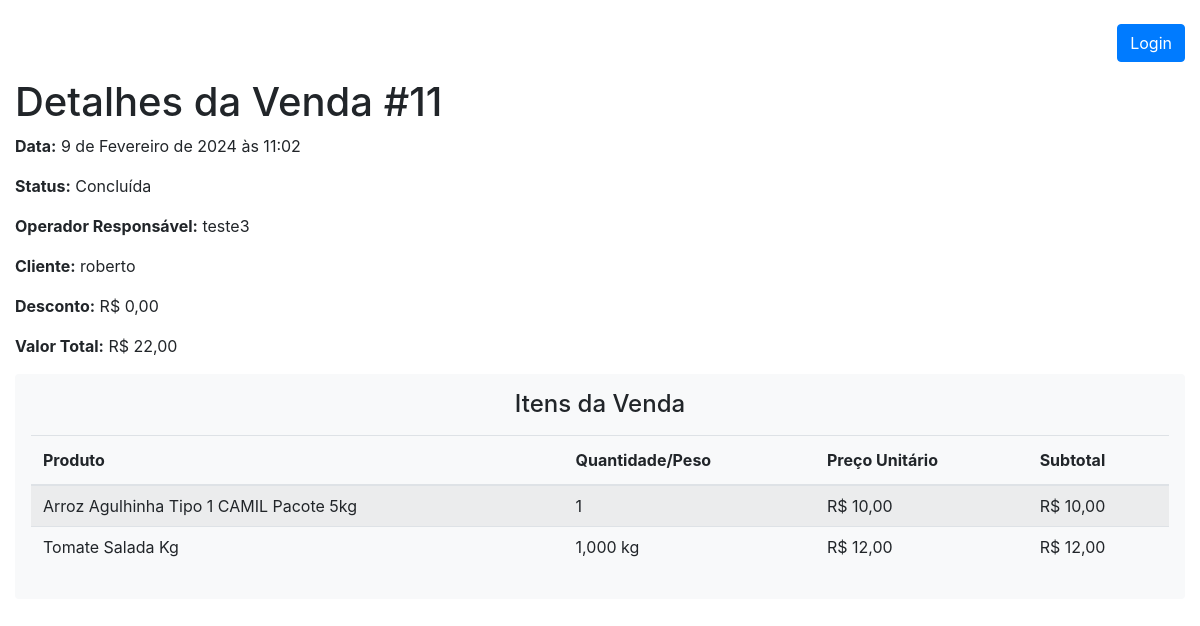
The app's page /pdvweb/detalhes_venda/11/ with its own data.
### pdvweb/models.py (models this page shows, shortened)
class Venda(models.Model):
    STATUS_PENDENTE = 'pendente'
    STATUS_CONCLUIDA = 'concluida'
    STATUS_CANCELADA = 'cancelada'
    STATUS_CHOICES = [
        (STATUS_PENDENTE, 'Pendente'),
        (STATUS_CONCLUIDA, 'Concluída'),
        (STATUS_CANCELADA, 'Cancelada'),
    ]
    data = models.DateTimeField(auto_now_add=True)
    status = models.CharField(
        max_length=20, choices=STATUS_CHOICES, default=STATUS_PENDENTE)
    valor_total = models.DecimalField(
        max_digits=10, decimal_places=2, default=0.0)
    desconto = models.DecimalField(max_digits=5, decimal_places=2, default=0.0)
    operador = models.ForeignKey(
        'Operador', on_delete=models.SET_NULL, null=True)
    cliente = models.ForeignKey(
        'Cliente', on_delete=models.SET_NULL, null=True)

class Operador(models.Model):
    nome = models.CharField(max_length=255)
    email = models.EmailField()
    telefone = models.CharField(max_length=20, blank=True, null=True)
    usuarios = models.ManyToManyField(
        'CustomUser', related_name='operadores', blank=True)

class Cliente(models.Model):
    nome = models.CharField(max_length=255)
    email = models.EmailField()
    telefone = models.CharField(max_length=20, blank=True, null=True)
    cpf = models.CharField(max_length=14, unique=True,
                           default='000.000.000-00')

class ItemVenda(models.Model):
    venda = models.ForeignKey(Venda, on_delete=models.CASCADE)
    preco_unitario = models.DecimalField(
        max_digits=10, decimal_places=2, default=0.0)
    subtotal = models.DecimalField(
        max_digits=10, decimal_places=2, default=0.0)
    produto_por_quantidade = models.ForeignKey(
        ProdutoPorQuantidade, on_delete=models.CASCADE, null=True, blank=True)
    produto_por_peso = models.ForeignKey(
        ProdutoPorPeso, on_delete=models.CASCADE, null=True, blank=True)
    quantidade = models.PositiveIntegerField(
        validators=[MinValueValidator(1)], null=True, blank=True)
    peso_vendido = models.DecimalField(
        max_digits=10, decimal_places=3, default=0.0, null=True, blank=True)

class ProdutoBase(models.Model):
    codigo = models.CharField(max_length=10, unique=False, blank=True)
    nome = models.CharField(max_length=100, unique=True)
    descricao = models.TextField(blank=True, null=True)
    categoria = models.ForeignKey(
        Categoria, on_delete=models.SET_NULL, null=True, blank=True)
    class Meta:
        abstract = True

class ProdutoPorQuantidade(ProdutoBase):
    preco = models.DecimalField(
        max_digits=10, decimal_places=2, validators=[MinValueValidator(0)])
    estoque = models.PositiveIntegerField(default=0)
    data_criacao = models.DateTimeField(default=timezone.now)

class ProdutoPorPeso(ProdutoBase):
    preco_por_kilo = models.DecimalField(
        max_digits=10, decimal_places=2, validators=[MinValueValidator(0)])
    estoque_em_kilos = models.DecimalField(
        max_digits=10, decimal_places=3, default=0)

### pdvweb/views.py (the view)
# urls.py: path('detalhes_venda/<int:venda_id>/',
def detalhes_venda(request, venda_id):
    venda = get_object_or_404(Venda, pk=venda_id)
    itens_venda = venda.itemvenda_set.all()
    return render(request, 'pdvweb/detalhes_venda.html', {'venda': venda, 'itens_venda': itens_venda})

### pdvweb/templates/pdvweb/detalhes_venda.html
{% extends 'pdvweb/base.html' %}
{% block content %}
<h1>Detalhes da Venda #{{ venda.id }}</h1>
<p><strong>Data:</strong> {{ venda.data }}</p>
<p><strong>Status:</strong> {{ venda.get_status_display }}</p>
<p><strong>Operador Responsável:</strong> {% if venda.operador %}{{ venda.operador.nome }}{% else %}N/A{% endif %}</p>
<p><strong>Cliente:</strong> {% if venda.cliente %}{{ venda.cliente.nome }}{% else %}N/A{% endif %}</p>
<p><strong>Desconto:</strong> R$ {{ venda.desconto }}</p>
<p><strong>Valor Total:</strong> R$ {{ venda.valor_total }}</p>
<div id="itens-da-venda" class="mb-3 shadow p-3 bg-light rounded" style="max-height: 400px; overflow-y: auto;">
  {% if itens_venda %}
  <h4 class="mb-3 text-center">Itens da Venda</h4>
  <div class="table-responsive">
    <table class="table table-striped" style="width: 100%;">
      <thead>
        <tr>
          <th scope="col">Produto</th>
          <th scope="col">Quantidade/Peso</th>
          <th scope="col">Preço Unitário</th>
          <th scope="col">Subtotal</th>
        </tr>
      </thead>
      <tbody style="line-height: 1;">
        {% for item in itens_venda %}
        <tr>
          <td>
            {% if item.produto_por_quantidade %}
            {{ item.produto_por_quantidade.nome }}
            {% else %}
            {{ item.produto_por_peso.nome }}
            {% endif %}
          </td>
          <td>
            {% if item.quantidade %}
            {{ item.quantidade }}
            {% else %}
            {{ item.peso_vendido }} kg
            {% endif %}
          </td>
          <td>R$ {{ item.preco_unitario }}</td>
          <td>R$ {{ item.subtotal }}</td>
        </tr>
        {% endfor %}
      </tbody>
    </table>
  </div>
  {% else %}
  <p class="text-center"><strong>
      <h4 class="text-center">Essa venda não possui itens.</h4>
    </strong></p>
  {% endif %}
</div>
{% endblock %}

### records on screen
Venda: id "11", data "9 de Fevereiro de 2024 às 11:02", status "Concluída", operador.nome "teste3", cliente.nome "roberto", desconto "0,00", valor_total "22,00"
ItemVenda: produto_por_quantidade.nome "Arroz Agulhinha Tipo 1 CAMIL Pacote 5kg", quantidade "1", preco_unitario "10,00", subtotal "10,00"
ItemVenda: produto_por_peso.nome "Tomate Salada Kg", peso_vendido "1,000", preco_unitario "12,00", subtotal "12,00"
